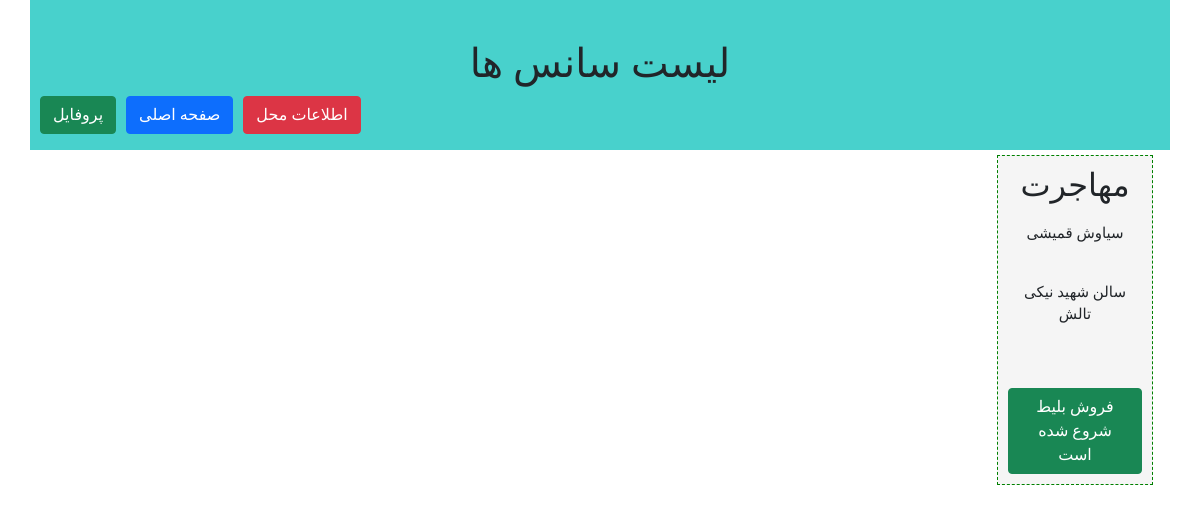
Before: /ticketSales/time/list (signed in) with the older database file.
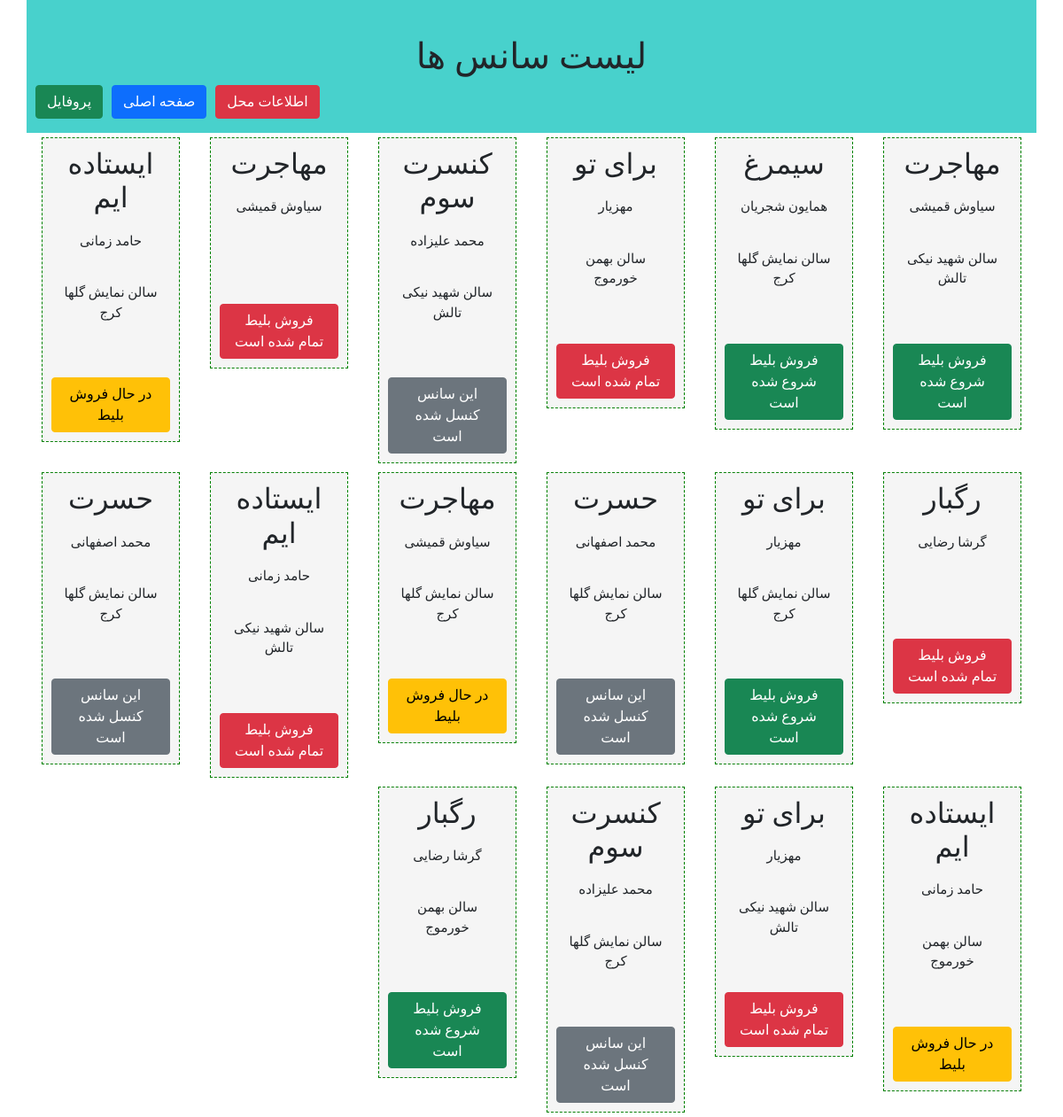
After: the same page with the newer database file.
### ticketSales/models.py (models this page shows, shortened)
class timeModel(models.Model):
  class Meta:
    verbose_name='سانس'
    verbose_name_plural='سانس'
  concertModel = models.ForeignKey("concertModel",on_delete=models.PROTECT,verbose_name='کنسرت')
  locationModel = models.ForeignKey("locationModel",on_delete=models.PROTECT,verbose_name='مکان')
  StartDateTime = models.DateTimeField(verbose_name='زمان شروع')
  Seats = models.IntegerField(verbose_name='صندلی')
  Start = 1
  End = 2
  Cancel = 3
  Sales = 4
  status_choices = ((Start,"فروش بلیط شروع شده است"),(End,"فروش بلیط تمام شده است"),(Cancel,"این سانس کنسل شده است"),(Sales,"در حال فروش  بلیط"),)
  Status = models.IntegerField(choices=status_choices,verbose_name='وضعیت')
  def get_jalali_date(self):
    return datetime2jalali(self.StartDateTime)

class concertModel(models.Model):
  class Meta:
    verbose_name='کنسرت'
    verbose_name_plural='کنسرت'
  Name=models.CharField(max_length=100,verbose_name='نام کنسرت')
  SingerName=models.CharField(max_length=100,verbose_name='خواننده')
  length=models.IntegerField(verbose_name='طول')
  Poster=models.ImageField(upload_to="concertImages/",null=True,verbose_name='پوستر')

class locationModel(models.Model):
  class Meta:
    verbose_name='محل برگزاری'
    verbose_name_plural='محل برگزاری'
  IdNumber = models.IntegerField(primary_key=True,verbose_name='شناسه')
  Name=models.CharField(max_length=100,verbose_name='نام')
  Address=models.CharField(max_length=500,default='تهران برج میلاد',verbose_name='آدرس')
  Phone=models.CharField(max_length=11,verbose_name='شماره تلفن')
  capacity=models.IntegerField(verbose_name='ظرفیت')

### ticketSales/views.py (the view)
# urls.py: path('ticketSales/time/list',timeView)
def timeView(request):
  if request.user.is_authenticated and request.user.is_active:
    times = timeModel.objects.all()
    context = {
      "timeList":times,
    }
    return render(request,"ticketSales/timeList.html",context)
  else:
    return HttpResponse("اجازه ورود ندارید")

### ticketSales/templates/ticketSales/timeList.html
{% extends "ticketSales/layout.html" %}
{% block titlepage %}
  لیست سانس ها
{% endblock %}
{% block mainContent %}
  {% if timeList %}
    {% for time in timeList %}
      <div class="col-md-2">
        <a>
          <div class="timeBox">
            <h2>{{ time.concertModel.Name }}</h2>
            <p>{{time.concertModel.SingerName}}</p>
            <p>{{time.locationModel.Name}}</p>
            <p>{{time.get_jalali_date}}</p>
            <div
            class="
            {% if time.Status == time.Start %}
              btn btn-success
            {% elif time.Status == time.End %}
              btn btn-danger
            {% elif time.Status == time.Cancel %}
              btn btn-secondary
            {% elif time.Status == time.Sales %}
              btn btn-warning
            {% endif %}
            ">
              {{time.get_Status_display}}
            </div>
          </div>
        </a>
      </div>
    {% endfor %}
  {% endif %}
{% endblock %}

### ticketSales/templates/ticketSales/layout.html (shortened to what this page needs)
{% load static %}
<!DOCTYPE html>
<html lang="fa" dir="rtl">
	<head>
		<link
			rel="stylesheet"
			href="{% static 'ticketSales/css/bootstrap.css' %}"
		/>
		<link
			rel="stylesheet"
			href="{% static 'ticketSales/css/fontawesome.css' %}"
		/>
		<link rel="stylesheet" href="{% static 'ticketSales/css/style.css' %}" />
	</head>
	<body>
		<div class="container">
			<div class="row box">
				<h1>{% block titlepage %} {% endblock %}</h1>
				<ul class="btnul">
					<li><a class="btn btn-success">پروفایل</a></li>
					<li><a class="btn btn-primary">صفحه اصلی</a></li>
					<li>
						<a class="btn btn-danger" href="/ticketSales/location/list"
							>اطلاعات محل</a
						>
					</li>
				</ul>
			</div>
			<div class="row">{% block mainContent %} {% endblock %}</div>
		</div>
	</body>
</html>

### ticketSales/static/ticketSales/css/style.css (style rules this page uses)
body { font-family: Vazir; }
.box { background-color: mediumturquoise; padding-top: 40px; text-align: center; }
.imageBox, .timeBox { margin: 5px; background-color: whitesmoke; text-align: center; font-size: 15px; border: 1px dashed green; padding: 10px; }
.btnul { list-style-type: none; padding-left: 0; }
.btnul li { float: left; margin-left: 10px; }
.timeBox { margin: 5px; background-color: whitesmoke; font-size: 15px; border: 1px dashed green; padding: 10px; text-align: center; }
p { padding: 10px; }

Changed rows visible on the page:
added timeModel: concertModel.Name "سیمرغ", concertModel.SingerName "همایون شجریان", locationModel.Name "سالن نمایش گلها کرج", Status "فروش بلیط شروع شده است"
added timeModel: concertModel.Name "برای تو", concertModel.SingerName "مهزیار", locationModel.Name "سالن بهمن خورموج", Status "فروش بلیط تمام شده است"
added timeModel: concertModel.Name "کنسرت سوم", concertModel.SingerName "محمد علیزاده", locationModel.Name "سالن شهید نیکی تالش", Status "این سانس کنسل شده است"
added timeModel: concertModel.Name "مهاجرت", concertModel.SingerName "سیاوش قمیشی", Status "فروش بلیط تمام شده است"
added timeModel: concertModel.Name "ایستاده ایم", concertModel.SingerName "حامد زمانی", locationModel.Name "سالن نمایش گلها کرج", Status "در حال فروش بلیط"
added timeModel: concertModel.Name "رگبار", concertModel.SingerName "گرشا رضایی", Status "فروش بلیط تمام شده است"
added timeModel: concertModel.Name "برای تو", concertModel.SingerName "مهزیار", locationModel.Name "سالن نمایش گلها کرج", Status "فروش بلیط شروع شده است"
added timeModel: concertModel.Name "حسرت", concertModel.SingerName "محمد اصفهانی", locationModel.Name "سالن نمایش گلها کرج", Status "این سانس کنسل شده است"
added timeModel: concertModel.Name "مهاجرت", concertModel.SingerName "سیاوش قمیشی", locationModel.Name "سالن نمایش گلها کرج", Status "در حال فروش بلیط"
added timeModel: concertModel.Name "ایستاده ایم", concertModel.SingerName "حامد زمانی", locationModel.Name "سالن شهید نیکی تالش", Status "فروش بلیط تمام شده است"
added timeModel: concertModel.Name "حسرت", concertModel.SingerName "محمد اصفهانی", locationModel.Name "سالن نمایش گلها کرج", Status "این سانس کنسل شده است"
added timeModel: concertModel.Name "ایستاده ایم", concertModel.SingerName "حامد زمانی", locationModel.Name "سالن بهمن خورموج", Status "در حال فروش بلیط"
added timeModel: concertModel.Name "برای تو", concertModel.SingerName "مهزیار", locationModel.Name "سالن شهید نیکی تالش", Status "فروش بلیط تمام شده است"
added timeModel: concertModel.Name "کنسرت سوم", concertModel.SingerName "محمد علیزاده", locationModel.Name "سالن نمایش گلها کرج", Status "این سانس کنسل شده است"
added timeModel: concertModel.Name "رگبار", concertModel.SingerName "گرشا رضایی", locationModel.Name "سالن بهمن خورموج", Status "فروش بلیط شروع شده است"
